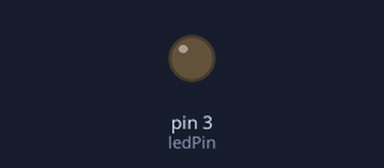
Recording of a sketch running on a simulated Arduino Uno, built with avr-gcc and run on an emulated ATmega328P. Shown: output pins drawn as LEDs (lit = HIGH).

Above: at 0.15 s.
At 39.84 s:
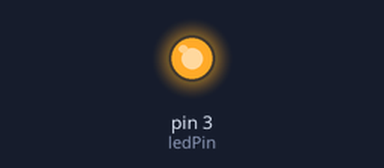
Timing chart, 0 to 40.0 s (numbered marks = the images above):
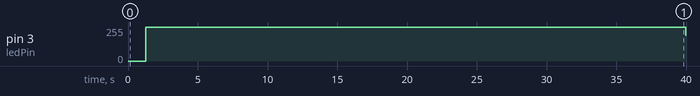

The sketch:

Opp3a.ino
```cpp
const int ledPin = 3;

void setup() {
  pinMode(ledPin, OUTPUT);
}

void loop() {
  for (int i = 0; i <= 255; i++){
    analogWrite(ledPin, i);
    delay(5);
  }
  for (int i = 255; i > 0; i--){
    analogWrite(ledPin, i);
    delay(5);
  }
}
```

Measured:
- by itself, pin 3 (ledPin): 0/255 → 255/255 at 1.3 s, → 195/255 38.7 s later
